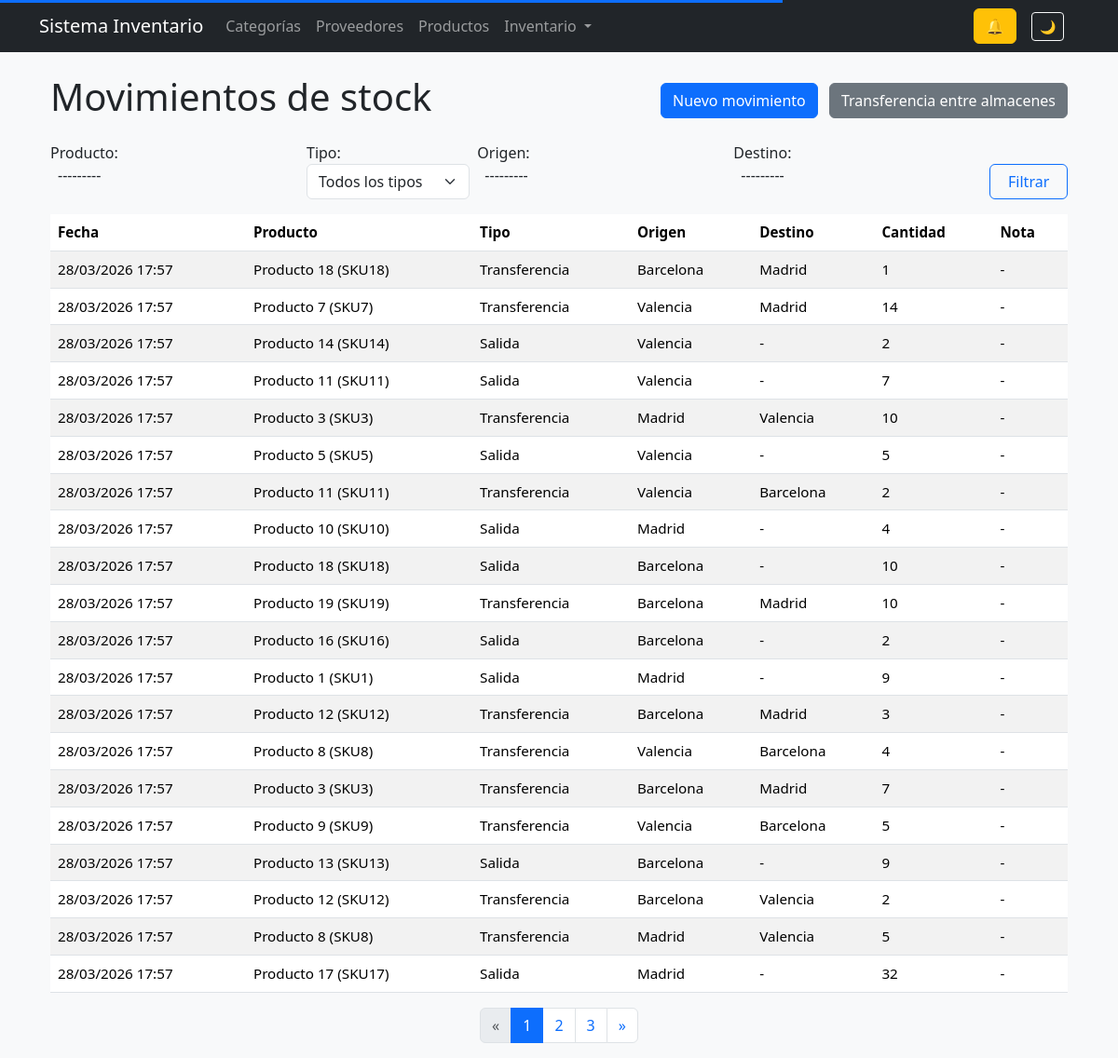
The page /inventory/stock-movements/ on the database its author committed.
### inventory/models/movements.py (models this page shows, shortened)
class StockMovement(models.Model):
    MOVEMENT_TYPES = (
        ("IN", "Entrada"),
        ("OUT", "Salida"),
        ("TRANSFER", "Transferencia"),
    )
    product = models.ForeignKey(
        Product,
        on_delete=models.CASCADE,
        related_name="movements"
    )
    movement_type = models.CharField(max_length=10, choices=MOVEMENT_TYPES)
    origin = models.ForeignKey(
        Location,
        on_delete=models.SET_NULL,
        null=True,
        blank=True,
        related_name="movements_origin"
    )
    destination = models.ForeignKey(
        Location,
        on_delete=models.SET_NULL,
        null=True,
        blank=True,
        related_name="movements_destination"
    )
    quantity = models.PositiveIntegerField()
    note = models.TextField(blank=True)
    created_at = models.DateTimeField(auto_now_add=True)
    class Meta:
        ordering = ["-created_at"]

### products/models.py (models this page shows, shortened)
class Product(models.Model):
    name = models.CharField(max_length=150, db_index=True)
    sku = models.CharField(max_length=50, unique=True, db_index=True)
    category = models.ForeignKey(
        Category,
        on_delete=models.SET_NULL,
        null=True,
        related_name='products'
    )
    supplier = models.ForeignKey(
        Supplier,
        on_delete=models.SET_NULL,
        null=True,
        blank=True,
        related_name='products'
    )
    stock = models.IntegerField(default=0)
    min_stock = models.IntegerField(default=0)
    cost_price = models.DecimalField(max_digits=10, decimal_places=2, default=0)
    sale_price = models.DecimalField(max_digits=10, decimal_places=2, default=0)
    image = models.ImageField(upload_to=product_image_path, blank=True, null=True)
    last_low_stock_alert = models.DateTimeField(null=True, blank=True)
    created_at = models.DateTimeField(auto_now_add=True)
    updated_at = models.DateTimeField(auto_now=True)
    class Meta:
        ordering = ['name']
        verbose_name = "Product"
        verbose_name_plural = "Products"
    def __str__(self):
        return f"{self.name} ({self.sku})"

### inventory/models/locations.py (models this page shows)
class Location(models.Model):
    name = models.CharField(max_length=150, unique=True)
    address = models.TextField(blank=True)
    is_active = models.BooleanField(default=True)
    class Meta:
        ordering = ["name"]
        verbose_name = "Location"
        verbose_name_plural = "Locations"
    def __str__(self):
        return self.name

### inventory/views/stock.py (the view)
def stockmovement_list(request):
    view = StockMovementListView()
    qs, filter_form = view.get_queryset(request)
    page_obj = view.paginate_queryset(request, qs)
    context = {
        "movements": page_obj,
        "page_obj": page_obj,
        "filter_form": filter_form,
        "current_sort": request.GET.get("sort", ""),
        "current_dir": request.GET.get("dir", "asc"),
    }
    if view.is_htmx(request):
        return render(request, "inventory/stock/partials/table.html", context)
    return render(request, "inventory/stock/list.html", context)

### inventory/utils/listing.py (called while the page is built)
    def paginate_queryset(self, request, queryset):
        paginator = Paginator(queryset, self.paginate_by)
        page_number = request.GET.get("page", 1)
        try:
            page_obj = paginator.page(page_number)
        except:
            page_obj = paginator.page(1)
        return page_obj

    def is_htmx(self, request):
        return request.headers.get("HX-Request") == "true"

    def apply_ordering(self, request, queryset):
        sort = request.GET.get("sort")
        direction = request.GET.get("dir", "asc")
        if sort not in self.allowed_sort_fields:
            sort = self.default_ordering
        if direction == "desc":
            sort = f"-{sort}"
        return queryset.order_by(sort)

### inventory/views/stock.py (called while the page is built, shortened)
    def get_queryset(self, request):
        qs = StockMovement.objects.select_related(
            "product", "origin", "destination"
        ).all()
        filter_form = StockMovementFilterForm(request.GET or None)
        qs = self.apply_ordering(request, qs)
        return qs, filter_form

### notifications/context_processors.py (called while the page is built)
def notifications_unread(request):
    return {
        "notifications_unread": Notification.objects.filter(seen=False).count()
    }

### inventory/templates/inventory/stock/list.html (shortened to what this page needs)
{% extends "base.html" %}
{% block content %}
<div class="container mt-4">
    <div class="d-flex justify-content-between align-items-center mb-3">
        <h1>Movimientos de stock</h1>
        <div>
            <a href="{% url 'stockmovement_create' %}" class="btn btn-primary me-2">Nuevo movimiento</a>
            <a href="{% url 'transfer_create' %}" class="btn btn-secondary">Transferencia entre almacenes</a>
        </div>
    </div>
    <form
        method="get"
        class="row g-2 mb-3"
        hx-get="{% url 'stockmovement_list' %}"
        hx-target="#movements-table"
        hx-push-url="true"
        hx-include="this"
    >
        <div class="col-md-3">
            {{ filter_form.product.label_tag }}
        </div>
        <div class="col-md-2">
            {{ filter_form.movement_type.label_tag }}
            {{ filter_form.movement_type }}
        </div>
        <div class="col-md-3">
            {{ filter_form.origin.label_tag }}
        </div>
        <div class="col-md-3">
            {{ filter_form.destination.label_tag }}
        </div>
        <div class="col-md-1 d-flex align-items-end">
            <button type="submit" class="btn btn-outline-primary w-100">Filtrar</button>
        </div>
    </form>
    <div id="movements-table"
         hx-get="{% url 'stockmovement_list' %}"
         hx-trigger="inventory:movement from:body"
         hx-target="this"
         hx-swap="outerHTML">
        {% include "inventory/stock/partials/table.html" %}
    </div>
</div>
{% endblock %}

### inventory/templates/inventory/stock/partials/table.html
<div id="movements-table"
     hx-get="{% url 'stockmovement_list' %}"
     hx-trigger="inventory:refresh from:body"
     hx-target="this"
     hx-swap="outerHTML">
<table class="table table-striped mt-3">
    <thead>
        <tr>
        {% include "partials/sortable_th.html" with field="created_at" label="Fecha" target="#movements-table" %}
        {% include "partials/sortable_th.html" with field="product__name" label="Producto" target="#movements-table" %}
        {% include "partials/sortable_th.html" with field="movement_type" label="Tipo" target="#movements-table" %}
        {% include "partials/sortable_th.html" with field="origin__name" label="Origen" target="#movements-table" %}
        {% include "partials/sortable_th.html" with field="destination__name" label="Destino" target="#movements-table" %}
        {% include "partials/sortable_th.html" with field="quantity" label="Cantidad" target="#movements-table" %}
        <th>Nota</th>
        </tr>
    </thead>
    <tbody>
        {% for m in movements %}
            <tr>
                <td>{{ m.created_at|date:"d/m/Y H:i" }}</td>
                <td>{{ m.product }}</td>
                <td>{{ m.get_movement_type_display }}</td>
                <td>{{ m.origin|default:"-" }}</td>
                <td>{{ m.destination|default:"-" }}</td>
                <td>{{ m.quantity }}</td>
                <td>{{ m.note|default:"-" }}</td>
            </tr>
        {% empty %}
            <tr>
                <td colspan="7" class="text-center">No hay movimientos de stock registrados.</td>
            </tr>
        {% endfor %}
    </tbody>
</table>
{% include "shared/pagination.html" %}
</div>

### static/css/core.css (style rules this page uses)
:root { --bg: #f8f9fa; --text: #212529; --card: #ffffff; --border: #dee2e6; }
body { background: var(--bg); color: var(--text); transition: background .25s ease, color .25s ease; }
.table { font-size: 0.95rem; }
th { user-select: none; }
input, select { background: var(--card); color: var(--text); border: 1px solid var(--border); }

### dashboard/static/dashboard/css/dashboard.css (style rules this page uses)
:root { --section-bg: #ffffff; --sub-bg: #414040; --sub-text: #fafafa; }

### rows shown on the page
StockMovement: created_at "28/03/2026 17:57", product "Producto 18 (SKU18)", movement_type "Transferencia", origin "Barcelona", destination "Madrid", quantity "1", note "-"
StockMovement: created_at "28/03/2026 17:57", product "Producto 7 (SKU7)", movement_type "Transferencia", origin "Valencia", destination "Madrid", quantity "14", note "-"
StockMovement: created_at "28/03/2026 17:57", product "Producto 14 (SKU14)", movement_type "Salida", origin "Valencia", destination "-", quantity "2", note "-"
StockMovement: created_at "28/03/2026 17:57", product "Producto 11 (SKU11)", movement_type "Salida", origin "Valencia", destination "-", quantity "7", note "-"
StockMovement: created_at "28/03/2026 17:57", product "Producto 3 (SKU3)", movement_type "Transferencia", origin "Madrid", destination "Valencia", quantity "10", note "-"
StockMovement: created_at "28/03/2026 17:57", product "Producto 5 (SKU5)", movement_type "Salida", origin "Valencia", destination "-", quantity "5", note "-"
StockMovement: created_at "28/03/2026 17:57", product "Producto 11 (SKU11)", movement_type "Transferencia", origin "Valencia", destination "Barcelona", quantity "2", note "-"
StockMovement: created_at "28/03/2026 17:57", product "Producto 10 (SKU10)", movement_type "Salida", origin "Madrid", destination "-", quantity "4", note "-"
StockMovement: created_at "28/03/2026 17:57", product "Producto 18 (SKU18)", movement_type "Salida", origin "Barcelona", destination "-", quantity "10", note "-"
StockMovement: created_at "28/03/2026 17:57", product "Producto 19 (SKU19)", movement_type "Transferencia", origin "Barcelona", destination "Madrid", quantity "10", note "-"
StockMovement: created_at "28/03/2026 17:57", product "Producto 16 (SKU16)", movement_type "Salida", origin "Barcelona", destination "-", quantity "2", note "-"
StockMovement: created_at "28/03/2026 17:57", product "Producto 1 (SKU1)", movement_type "Salida", origin "Madrid", destination "-", quantity "9", note "-"
StockMovement: created_at "28/03/2026 17:57", product "Producto 12 (SKU12)", movement_type "Transferencia", origin "Barcelona", destination "Madrid", quantity "3", note "-"
StockMovement: created_at "28/03/2026 17:57", product "Producto 8 (SKU8)", movement_type "Transferencia", origin "Valencia", destination "Barcelona", quantity "4", note "-"
StockMovement: created_at "28/03/2026 17:57", product "Producto 3 (SKU3)", movement_type "Transferencia", origin "Barcelona", destination "Madrid", quantity "7", note "-"
StockMovement: created_at "28/03/2026 17:57", product "Producto 9 (SKU9)", movement_type "Transferencia", origin "Valencia", destination "Barcelona", quantity "5", note "-"
StockMovement: created_at "28/03/2026 17:57", product "Producto 13 (SKU13)", movement_type "Salida", origin "Barcelona", destination "-", quantity "9", note "-"
StockMovement: created_at "28/03/2026 17:57", product "Producto 12 (SKU12)", movement_type "Transferencia", origin "Barcelona", destination "Valencia", quantity "2", note "-"
StockMovement: created_at "28/03/2026 17:57", product "Producto 8 (SKU8)", movement_type "Transferencia", origin "Madrid", destination "Valencia", quantity "5", note "-"
StockMovement: created_at "28/03/2026 17:57", product "Producto 17 (SKU17)", movement_type "Salida", origin "Madrid", destination "-", quantity "32", note "-"

### other values the page prints
{{ filter_form.product.label_tag }} "Producto:"
{{ filter_form.movement_type.label_tag }} "Tipo:"
{{ filter_form.origin.label_tag }} "Origen:"
{{ filter_form.destination.label_tag }} "Destino:"
{{ label }} "Fecha Producto Tipo Origen Destino Cantidad"
{{ num }} "1"
{{ num }} "2" "3"
